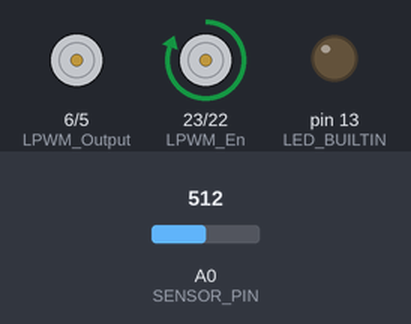
This sketch was run on a simulated Arduino Mega 2560, built with avr-gcc and run on an emulated ATmega2560. Shown: motor-driver pin pairs drawn as motors (green arrow = first pin HIGH = forward, orange = second pin HIGH = backward, longer = more drive), output pins drawn as LEDs (lit = HIGH). The inputs (shaded band) are chosen by the test bench; at power-on: A0 (SENSOR_PIN) = 512. What the sketch prints to the serial monitor is not drawn.

Above: at 1.2 s.
1.3 s: A0 (SENSOR_PIN) set to 716
At 2.5 s:
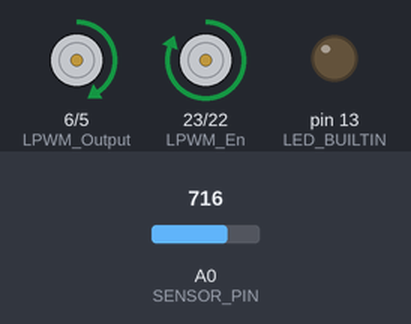
2.8 s: A0 (SENSOR_PIN) set to 900
At 3.7 s:
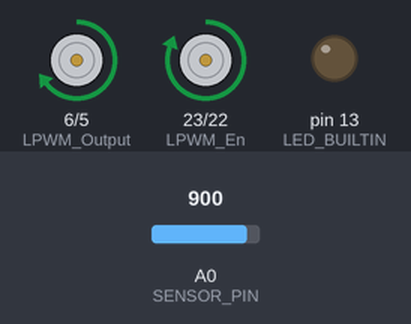
4.3 s: A0 (SENSOR_PIN) set to 511
At 4.7 s:
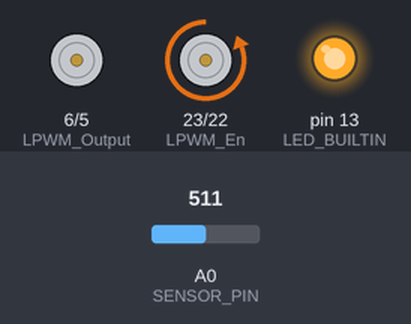
5.8 s: A0 (SENSOR_PIN) set to 306
At 7.0 s:
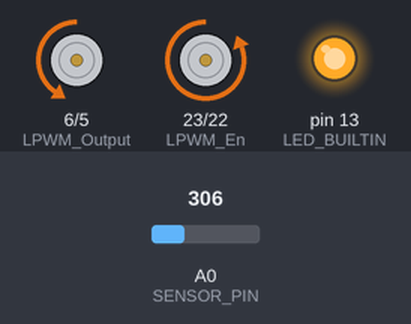
7.3 s: A0 (SENSOR_PIN) set to 122
At 8.2 s:
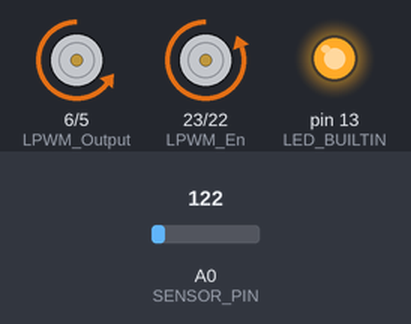
8.8 s: A0 (SENSOR_PIN) set to 522
At 9.4 s:
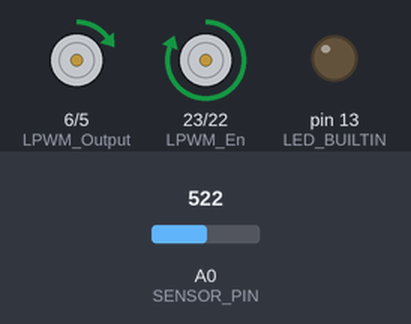
Timing chart, 0 to 11.3 s (numbered marks = the images above; inputs shaded):
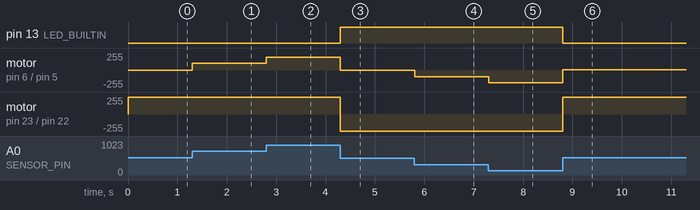

The sketch:

DCDC_test_filt.ino
```cpp
/*
IBT-2 Motor Control Board driven by Arduino.

Speed and direction controlled by a potentiometer attached to analog input 0.
One side pin of the potentiometer (either one) to ground; the other side pin to +5V

Connection to the IBT-2 board:
IBT-2 pin 1 (RPWM) to Arduino pin 5(PWM)
IBT-2 pin 2 (LPWM) to Arduino pin 6(PWM)
IBT-2 pins 3 (R_EN), 4 (L_EN), 7 (VCC) to Arduino 5V pin
IBT-2 pin 8 (GND) to Arduino GND
IBT-2 pins 5 (R_IS) and 6 (L_IS) not connected
*/

int SENSOR_PIN = 0; // center pin of the potentiometer

int RPWM_Output = 5; // Arduino PWM output pin 5; connect to IBT-2 pin 1 (RPWM)
int LPWM_Output = 6; // Arduino PWM output pin 6; connect to IBT-2 pin 2 (LPWM)
int RPWM_En = 22; // Arduino PWM output pin 8; connect to IBT-2 pin 3 (R_EN)
int LPWM_En = 23; // Arduino PWM output pin 9; connect to IBT-2 pin 4 (L_EN)
void setPwmFrequency(int pin, int divisor) {
  byte mode;
  if(pin == 5 || pin == 6 || pin == 9 || pin == 10) {
    switch(divisor) {
      case 1: mode = 0x01; break;
      case 8: mode = 0x02; break;
      case 64: mode = 0x03; break;
      case 256: mode = 0x04; break;
      case 1024: mode = 0x05; break;
      default: return;
    }
    if(pin == 5 || pin == 6) {
      TCCR0B = TCCR0B & 0b11111000 | mode;
    } else {
      TCCR1B = TCCR1B & 0b11111000 | mode;
    }
  } else if(pin == 3 || pin == 11) {
    switch(divisor) {
      case 1: mode = 0x01; break;
      case 8: mode = 0x02; break;
      case 32: mode = 0x03; break;
      case 64: mode = 0x04; break;
      case 128: mode = 0x05; break;
      case 256: mode = 0x06; break;
      case 1024: mode = 0x07; break;
      default: return;
    }
    TCCR2B = TCCR2B & 0b11111000 | mode;
  }
}

void setup()
{
  Serial.begin(9600);
  pinMode(RPWM_Output, OUTPUT);
  pinMode(LPWM_Output, OUTPUT);
  pinMode(RPWM_En, OUTPUT);
  pinMode(LPWM_En, OUTPUT);
  pinMode(LED_BUILTIN, OUTPUT);
  setPwmFrequency(RPWM_Output, 8);
  setPwmFrequency(LPWM_Output, 8);
}

void loop()
{
  int sensorValue = analogRead(SENSOR_PIN);

  // sensor value is in the range 0 to 1023
  // the lower half of it we use for reverse rotation; the upper half for forward rotation
  if (sensorValue < 512)
  {
    // reverse rotation
    unsigned int reversePWM = (511 - sensorValue) / 2;
    //int reversePWM = 255;
    digitalWrite(RPWM_En, HIGH);
    digitalWrite(LPWM_En, LOW);
    analogWrite(LPWM_Output, 0);
    analogWrite(RPWM_Output, reversePWM);
    digitalWrite(LED_BUILTIN, HIGH);
  }
  else
  {
    // forward rotation
    unsigned int forwardPWM = (sensorValue - 512) / 2;
    //int forwardPWM = 255;
    digitalWrite(RPWM_En, LOW);
    digitalWrite(LPWM_En, HIGH);
    analogWrite(LPWM_Output, forwardPWM);
    analogWrite(RPWM_Output, 0);
    digitalWrite(LED_BUILTIN, LOW);
  }
  Serial.print(sensorValue, DEC);
  Serial.print("\n");
}
```

Measured:
- after the input at 1.3 s, motor on pin 6 (LPWM_Output) / pin 5 (RPWM_Output): stopped → forward 102/255 at once
- after the input at 2.8 s, motor on pin 6 (LPWM_Output) / pin 5 (RPWM_Output): forward 102/255 → forward 194/255 at once
- after the input at 4.3 s, pin 13 (LED_BUILTIN): LOW → HIGH at once; motor on pin 6 (LPWM_Output) / pin 5 (RPWM_Output): forward 194/255 → stopped at once; motor on pin 23 (LPWM_En) / pin 22 (RPWM_En): forward 255/255 → backward 255/255 at once
- after the input at 5.8 s, motor on pin 6 (LPWM_Output) / pin 5 (RPWM_Output): stopped → backward 102/255 at once
- after the input at 7.3 s, motor on pin 6 (LPWM_Output) / pin 5 (RPWM_Output): backward 102/255 → backward 194/255 at once
- after the input at 8.8 s, pin 13 (LED_BUILTIN): HIGH → LOW at once; motor on pin 6 (LPWM_Output) / pin 5 (RPWM_Output): backward 194/255 → forward 5/255 at once; motor on pin 23 (LPWM_En) / pin 22 (RPWM_En): backward 255/255 → forward 255/255 at once
